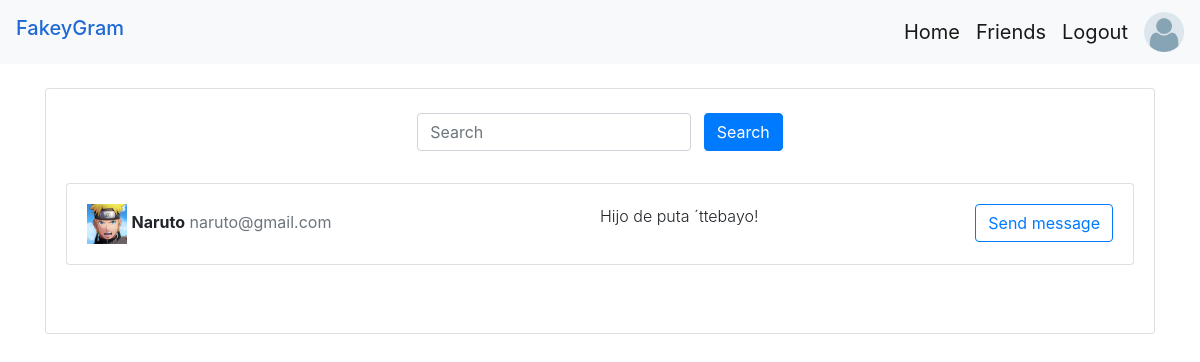
Before: /chats.php (signed in) with the older database file.
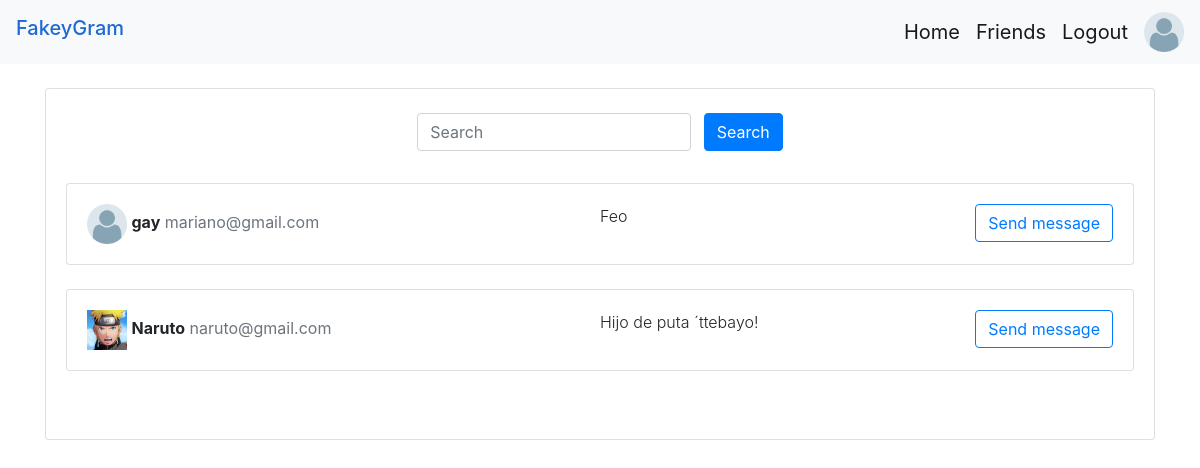
After: the same page with the newer database file.
### tables this page shows
CREATE TABLE `users` (
  `id` int(100) NOT NULL,
  `email` varchar(255) NOT NULL,
  `name` varchar(255) NOT NULL,
  `password` varchar(255) NOT NULL,
  `pfp` varchar(255) DEFAULT 'default.png'
);

CREATE TABLE `messages` (
  `id` int(100) NOT NULL,
  `sent_by` varchar(255) NOT NULL,
  `received_by` varchar(255) NOT NULL,
  `message` varchar(255) NOT NULL,
  `createdAt` varchar(255) NOT NULL
);

### chats.php (the view, shortened to what this page needs)
<?php
    include('scripts/db.php');
    if(isset($_SESSION['email'])) {
        $email = $_SESSION['email'];
    } else {
      header('Location: ./index.php?message=Please login first');
    }
?>
<!DOCTYPE html>
<html>
<head>
    <link rel="stylesheet" href="extra/css/snackbar.css">
    <link rel="stylesheet" href="https://stackpath.bootstrapcdn.com/bootstrap/4.5.2/css/bootstrap.min.css">
</head>
<body onLoad = "myFunction()">
    <nav class="navbar navbar-expand-lg navbar-light bg-light">
  <h4 style="color :#1e69d4;" class="navbar-brand">FakeyGram</h4>
  <div class="collapse navbar-collapse" id="navbarSupportedContent">
    <ul class="navbar-nav ml-auto">
      <li class="nav-item active">
        <a class="navbar-brand" href="./chats.php">Home </a>
      </li>
      <li class="nav-item active">
        <a class="navbar-brand" href="./friends.php">Friends</a>
      </li>
      <li class="nav-item">
        <a class="navbar-brand" href="./logout.php">Logout</a>
      </li>
      <?php
        $getUser = "SELECT * FROM users WHERE email = '$email'";
        $getUserStatus = mysqli_query($conn,$getUser) or die(mysqli_error($conn));
        $getUserRow = mysqli_fetch_assoc($getUserStatus);
      ?>
      <li class = "nav-item">
        <a href="profile.php?user=<?=$email?>">
          <img src="./pfp/<?=$getUserRow['pfp']?>" alt="Profile image" width = "40" class = "dropdown"/>
        </a>
      </li>
  </div>
</nav>
    <div class="container mt-4">
      <div class="card">
        <div class="card-title text-center">
          <form class="form-inline mt-4" style = "display : inline-block" method = "POST" action = "scripts/search-users.php">
            <input class="form-control mr-sm-2" type="search" name = "search" placeholder="Search" aria-label="Search" autocomplete="off">
            <button class="btn btn-primary my-2 my-sm-0" type="submit">Search</button>
          </form>
        </div>
        <div class="card-body mb-4">
          <?php
            $lastMessage = "SELECT DISTINCT * FROM messages WHERE received_by = '$email' ORDER BY id DESC";
            $lastMessageStatus = mysqli_query($conn,$lastMessage) or die(mysqli_error($conn));
            if(mysqli_num_rows($lastMessageStatus) > 0) {
              while($lastMessageRow = mysqli_fetch_assoc($lastMessageStatus)) {
                $sent_by = $lastMessageRow['sent_by'];
                $last_message = $lastMessageRow['message'];
                $getSender = "SELECT * FROM users WHERE email = '$sent_by'";
                $getSenderStatus = mysqli_query($conn,$getSender) or die(mysqli_error($conn));
                $getSenderRow = mysqli_fetch_assoc($getSenderStatus);
          ?>
          <div class="card">
            <div class="card-body">
              <img src = "./pfp/<?=$getSenderRow['pfp']?>" alt = "pfp" width = "40"/>
              <span><strong><?=$getSenderRow['name']?></strong></span> <span class="text-muted"><?=$lastMessageRow['sent_by'];?></span>
              <span><strong class="font-weight-light" style="position:absolute; left:50%;"><?= $last_message?></strong></span>
              <a href="./message.php?receiver=<?=$sent_by?>" class="btn btn-outline-primary" style = "float:right">Send message</a></h6>
            </div>
          </div><br/>
          <?php
            }
          } else {
          ?>
            <div class="card-body text-center">
              <h6><strong>No conversations yet!</strong></h6>
            </div>
          <?php
          }
          ?>
        </div>
      </div>
    </div>
</body>
</html>

Changed rows visible on the page:
added messages: users.pfp (placeholder picture), users.name "gay", sent_by "mariano@gmail.com", message "Feo"
